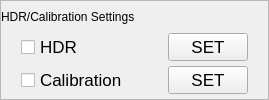
                      <widget class="QFrame" name="frame_6">
                       <property name="sizePolicy">
                        <sizepolicy hsizetype="Preferred" vsizetype="Expanding">
                         <horstretch>0</horstretch>
                         <verstretch>0</verstretch>
                        </sizepolicy>
                       </property>
                       <property name="maximumSize">
                        <size>
                         <width>10000</width>
                         <height>100</height>
                        </size>
                       </property>
                       <property name="frameShape">
                        <enum>QFrame::StyledPanel</enum>
                       </property>
                       <property name="frameShadow">
                        <enum>QFrame::Raised</enum>
                       </property>
                       <layout class="QVBoxLayout" name="verticalLayout_15">
                        <property name="spacing">
                         <number>0</number>
                        </property>
                        <property name="leftMargin">
                         <number>0</number>
                        </property>
                        <property name="topMargin">
                         <number>0</number>
                        </property>
                        <property name="rightMargin">
                         <number>0</number>
                        </property>
                        <property name="bottomMargin">
                         <number>0</number>
                        </property>
                        <item>
                         <layout class="QVBoxLayout" name="verticalLayout_13">
                          <item>
                           <widget class="QLabel" name="label_10">
                            <property name="styleSheet">
                             <string notr="true">font: 15pt &quot;Ubuntu&quot;;</string>
                            </property>
                            <property name="text">
                             <string>HDR/Calibration Settings</string>
                            </property>
                           </widget>
                          </item>
                          <item>
                           <layout class="QHBoxLayout" name="horizontalLayout_19">
                            <property name="leftMargin">
                             <number>20</number>
                            </property>
                            <property name="rightMargin">
                             <number>20</number>
                            </property>
                            <property name="bottomMargin">
                             <number>5</number>
                            </property>
                            <item>
                             <widget class="QCheckBox" name="cbox_HDR">
                              <property name="font">
                               <font>
                                <pointsize>13</pointsize>
                               </font>
                              </property>
                              <property name="text">
                               <string>HDR</string>
                              </property>
                             </widget>
                            </item>
                            <item>
                             <spacer name="horizontalSpacer">
                              <property name="orientation">
                               <enum>Qt::Horizontal</enum>
                              </property>
                              <property name="sizeHint" stdset="0">
                               <size>
                                <width>40</width>
                                <height>20</height>
                               </size>
                              </property>
                             </spacer>
                            </item>
                            <item>
                             <widget class="QPushButton" name="btn_setHDR">
                              <property name="font">
                               <font>
                                <pointsize>13</pointsize>
                               </font>
                              </property>
                              <property name="text">
                               <string>SET</string>
                              </property>
                             </widget>
                            </item>
                           </layout>
                          </item>
                          <item>
                           <layout class="QHBoxLayout" name="horizontalLayout_16">
                            <property name="leftMargin">
                             <number>20</number>
                            </property>
                            <property name="rightMargin">
                             <number>20</number>
                            </property>
                            <property name="bottomMargin">
                             <number>5</number>
                            </property>
                            <item>
                             <widget class="QCheckBox" name="cbox_Calibration">
                              <property name="font">
                               <font>
                                <pointsize>13</pointsize>
                               </font>
                              </property>
                              <property name="text">
                               <string>Calibration</string>
                              </property>
                             </widget>
                            </item>
                            <item>
                             <spacer name="horizontalSpacer_2">
                              <property name="orientation">
                               <enum>Qt::Horizontal</enum>
                              </property>
                              <property name="sizeHint" stdset="0">
                               <size>
                                <width>40</width>
                                <height>20</height>
                               </size>
                              </property>
                             </spacer>
                            </item>
                            <item>
                             <widget class="QPushButton" name="btn_setCalibration">
                              <property name="font">
                               <font>
                                <pointsize>13</pointsize>
                               </font>
                              </property>
                              <property name="text">
                               <string>SET</string>
                              </property>
                             </widget>
                            </item>
                           </layout>
                          </item>
                         </layout>
                        </item>
                       </layout>
                      </widget>
